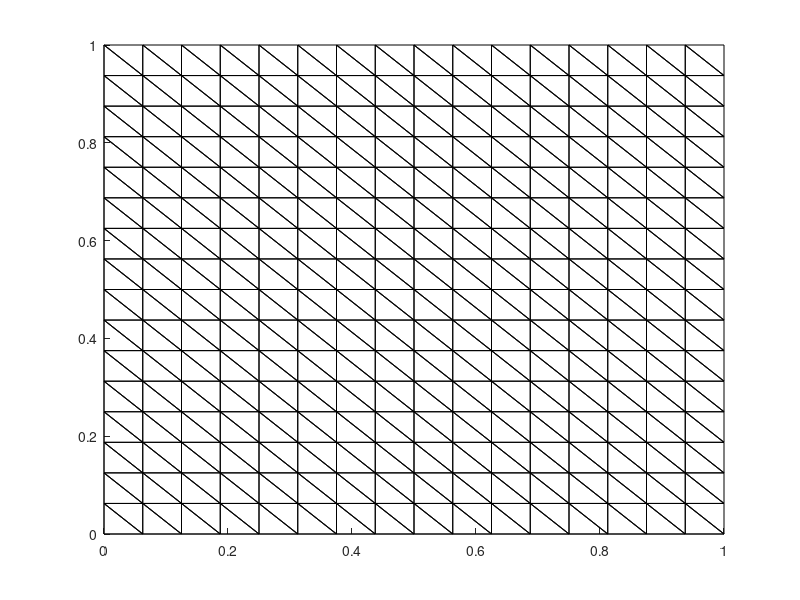
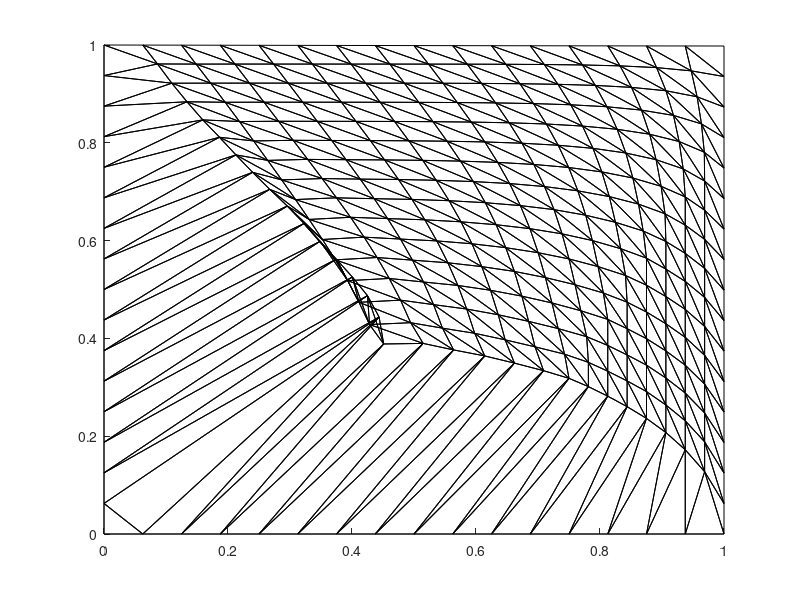
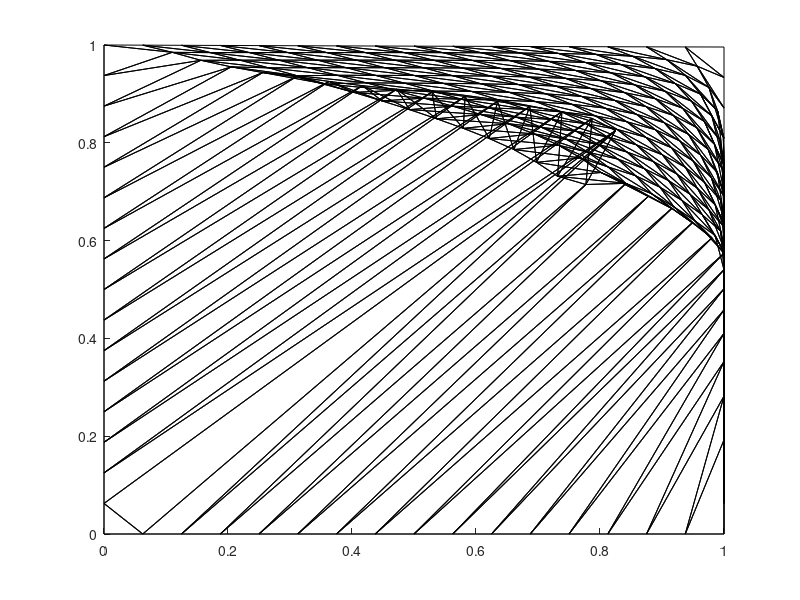

Recreate these plots in MATLAB, in order.
close all
clc

format long

fA = fopen( 'point.txt' , 'r' );
fAc = fopen( 'cpoint.txt' , 'r' );
fAp = fopen( 'ppoint.txt' , 'r' );
fB = fopen( 'element.txt', 'r');
fC = fopen( 'eltnum.txt', 'r');
point = (fscanf(fA, '%f', [3 Inf] ))';
cpoint = (fscanf(fAc, '%f', [3 Inf] ))';
ppoint = (fscanf(fAp, '%f', [3 Inf] ))';
ptnum = (fscanf(fB, '%f', [3 Inf] ))';
eltnum = (fscanf(fC, '%f', [3 Inf] ))';

maxelt = size(ptnum);
maxelt = maxelt(1);

maxpt = size(point);
maxpt = maxpt(1);

figure(1)
hold on
for e=1:maxelt
    x = [point( ptnum(e,3)+1,1 ); point( ptnum(e,1)+1,1 ); point( ptnum(e,2)+1,1 ); point( ptnum(e,3)+1,1 ) ];
    y = [point( ptnum(e,3)+1,2 ); point( ptnum(e,1)+1,2 ); point( ptnum(e,2)+1,2 ); point( ptnum(e,3)+1,2 ) ];
    plot(x,y, 'k' )
end

% Element number
% for e=1:maxelt
%     k=num2str( e );
%     x1=point(ptnum(e,1)+1,:);
%     x2=point(ptnum(e,2)+1,:);
%     x3=point(ptnum(e,3)+1,:);
%     m=(x1+x2+x3)/3;
%     text( m(1), m(2) , k);
% end

%%% Adjoint number
% for e=1:maxelt
%     for i=1:3
%         k=num2str( eltnum(e,i)+1 );
%         text( point( ptnum(e,i)+1,1 ), point( ptnum(e,i)+1,2 ), k );
%     end
% end

% Point number
% for i=1:maxpt
%     k=num2str( i );
%     text( point(i,1) , point(i,2) , k );
% end

% Boundary number
% for i=1:maxpt
%     k=num2str( point(i,3) );
%     text( point(i,1) , point(i,2) , k );
% end


figure(2)
hold on
for e=1:maxelt
    x = [cpoint( ptnum(e,3)+1,1 ); cpoint( ptnum(e,1)+1,1 ); cpoint( ptnum(e,2)+1,1 ); cpoint( ptnum(e,3)+1,1 ) ];
    y = [cpoint( ptnum(e,3)+1,2 ); cpoint( ptnum(e,1)+1,2 ); cpoint( ptnum(e,2)+1,2 ); cpoint( ptnum(e,3)+1,2 ) ];
    plot(x,y, 'k' )
end


% Point number
% for i=1:maxpt
%     k=num2str( i );
%     text( cpoint(i,1) , cpoint(i,2) , k );
% end

% Boundary number
% for i=1:maxpt
%     k=num2str( cpoint(i,3) );
%     text( cpoint(i,1) , cpoint(i,2) , k );
% end

% Element number
% for i=1:maxpt
%     k=num2str( cpoint(i,4) );
%     text( cpoint(i,1) , cpoint(i,2) , k );
% end

figure(3)
hold on
for e=1:maxelt
    x = [ppoint( ptnum(e,3)+1,1 ); ppoint( ptnum(e,1)+1,1 ); ppoint( ptnum(e,2)+1,1 ); ppoint( ptnum(e,3)+1,1 ) ];
    y = [ppoint( ptnum(e,3)+1,2 ); ppoint( ptnum(e,1)+1,2 ); ppoint( ptnum(e,2)+1,2 ); ppoint( ptnum(e,3)+1,2 ) ];
    plot(x,y, 'k' )
end

% Point number
% for i=1:maxpt
%     k=num2str( i );
%     text( ppoint(i,1) , ppoint(i,2) , k );
% end

% Boundary number
% for i=1:maxpt
%     k=num2str( ppoint(i,3) );
%     text( ppoint(i,1) , ppoint(i,2) , k );
% end

% Element number
% for i=1:maxpt
%     k=num2str( ppoint(i,4) );
%     text( ppoint(i,1) , ppoint(i,2) , k );
% end

clear fA fB fC fAc fAp
clear e k x y m
clear x1 x2 x3
